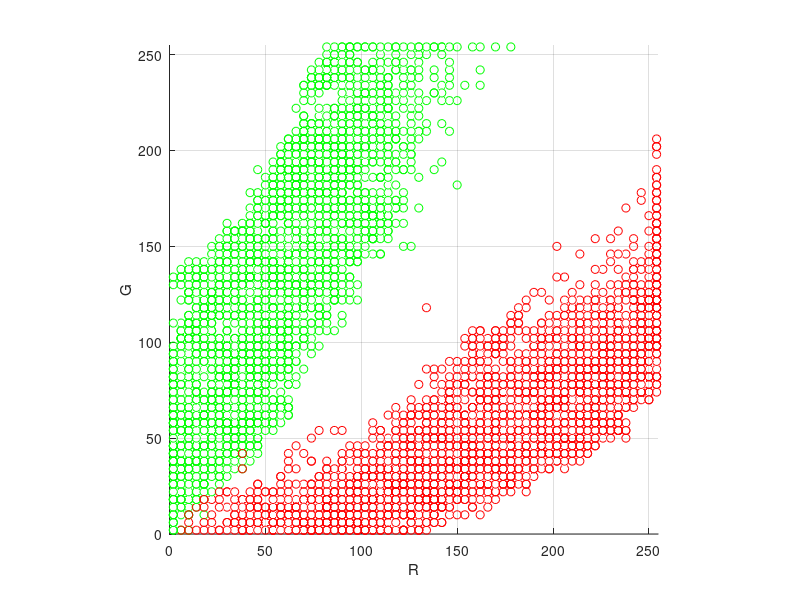

MATLAB code to generate this figure: (Note: this script raises an error after producing the figure.)
load('data-trunc.mat')
figure()
hold on
axis equal
scatter3(green(:,3), green(:,2), green(:,1), 'g')
scatter3(red(:,3), red(:,2), red(:,1),'r')
xlim([0 255])
ylim([0 255])
zlim([0 255])
xlabel('R')
ylabel('G')
zlabel('B')
grid on

ax = gca;
ax.XTick = 0:64:256;
ax.YTick = 0:64:256;
ax.ZTick = 0:64:256;

g = [0 255; 0 255];
b = [0 0; 255 255];


dirs = [
	[-1 1.3 0];
	[-1 0 1.3];
	[-1 0.65 0.65];
]';
for dir=dirs
	r1 = -(dir(2)*g + dir(3)*b) / dir(1);
	surf(r1, g, b)
	alpha(.4)
	center = [128 128 128]';
	c_plane = center - dir*(dir'*center);
	
	q = quiver3(c_plane(1), c_plane(2), c_plane(3),...
		    64*dir(1), 64*dir(2), 64*dir(3),...
			'k');
	q.LineWidth = 2;
	q.MaxHeadSize = 8;
	
	fprintf('%.2fr + %.2fg + %.2fb > 0\n', dir(1), dir(2), dir(3))

end

view(60, 45)
